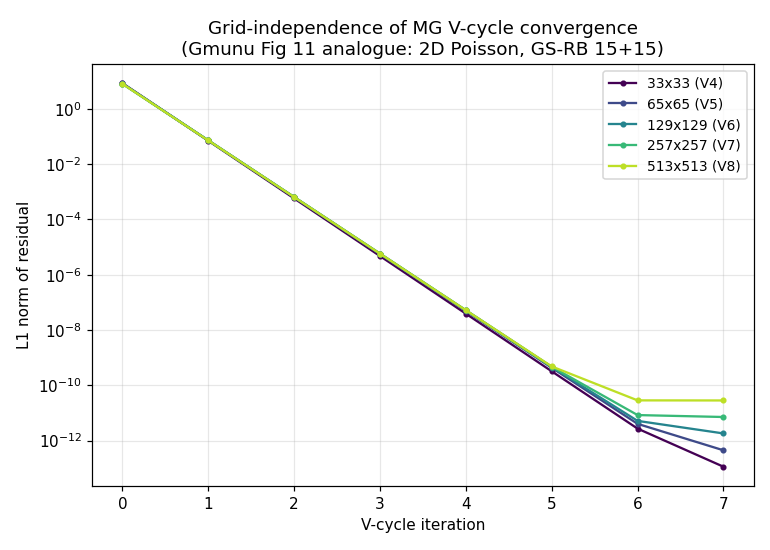

The script that saved this image:
#!/usr/bin/env python3
"""
Grid-independence of multigrid V-cycle convergence — Gmunu (Cheong+Lin+Li 2020) deep dive.

The textbook hallmark of a well-designed multigrid solver (the property that
Gmunu Fig 11 implicitly demonstrates) is that the number of V-cycles required
to reach a given residual tolerance is *independent of the grid size*.  This
is what makes MG an O(N) solver rather than an O(N^alpha) iterative solver.

This script sweeps N in {31, 63, 127, 255, 511} interior points per side (so
grids 33^2 .. 513^2) at the deepest allowed V-cycle depth and measures:

  1. Iterations to reach an L1 residual tolerance (1e-9 relative).
  2. Asymptotic per-cycle convergence factor rho = (r_k / r_0)^(1/k).
  3. Wall time.

If grid-independent convergence is observed, that is quantitatively the
same behavior the Gmunu paper reports (deep V-cycle: tens of iterations,
independent of the 640x64 grid; single-grid GS: O(10^5), scales badly with N).

Same problem as `mg_poisson_spotcheck.py`:  -Delta u = f, u = sin(pi x) sin(pi y).
Same smoother, restriction, prolongation and cycle as `mg_poisson_spotcheck.py`.

Outputs (in this dir):
  mg_grid_independence.csv   iterations & residual per (N, cycle)
  mg_grid_independence.png   log-residual vs cycle, one line per N
  grid_independence_summary.json   final summary table
"""
from __future__ import annotations
import os, sys, csv, json, time
import numpy as np

HERE = os.path.dirname(os.path.abspath(__file__))
sys.path.insert(0, HERE)
from mg_poisson_spotcheck import (
    make_problem, residual, gs_rb_relax,
    restrict_fullweight, prolong_bilinear, solve_direct, vcycle,
)


def deepest_depth(N: int) -> int:
    """Largest V-cycle depth allowed for N interior pts (so N+1 = 2^k)."""
    Nb = N + 1
    k = 0
    while (Nb % 2) == 0 and Nb > 2:
        Nb //= 2
        k += 1
    return k  # e.g. N=127 -> N+1 = 128 = 2^7 -> depth 7


def run_one(N: int, tol_rel: float = 1e-9, max_cycles: int = 60):
    depth = deepest_depth(N)
    u, f, h, u_exact = make_problem(N)
    r0 = residual(u, f, h)
    r_L1_0 = float(np.mean(np.abs(r0[1:-1, 1:-1])))
    tol = tol_rel * r_L1_0
    history = [(0, r_L1_0)]
    t0 = time.time()
    hit_tol_at = None
    for it in range(1, max_cycles + 1):
        vcycle(u, f, h, level=1, max_level=depth)
        r = residual(u, f, h)
        r_L1 = float(np.mean(np.abs(r[1:-1, 1:-1])))
        history.append((it, r_L1))
        if hit_tol_at is None and r_L1 <= tol:
            hit_tol_at = it
        # Stop once we've clearly hit the double-precision noise floor so the
        # asymptotic rate estimate below isn't polluted by round-off plateau.
        if r_L1 < 1e-12 or (hit_tol_at is not None and it >= hit_tol_at + 2):
            break
    dt = time.time() - t0
    err_L1 = float(np.mean(np.abs(u - u_exact)))

    # Asymptotic per-cycle convergence factor: geometric mean of ratios in the
    # "clean" regime after the initial transient and before the round-off noise
    # floor at ~1e-11..1e-13.  Restrict to residuals >= 1e-10 and iteration>=2.
    resids = np.array([h_[1] for h_ in history])
    rho = None
    if len(resids) >= 3:
        clean_mask = (resids > 1e-10)
        clean = resids[clean_mask]
        if len(clean) >= 3:
            tail = clean[-min(4, len(clean)):]
            ratios = tail[1:] / tail[:-1]
            ratios = ratios[(ratios > 0) & (ratios < 1) & np.isfinite(ratios)]
            if len(ratios) > 0:
                rho = float(np.exp(np.mean(np.log(ratios))))
    return {
        "N_interior": N,
        "grid": f"{N+2}x{N+2}",
        "depth": depth,
        "cycles_run": history[-1][0],
        "iters_to_tol": hit_tol_at,
        "tol_rel": tol_rel,
        "r_L1_initial": r_L1_0,
        "r_L1_final": history[-1][1],
        "reduction": history[-1][1] / r_L1_0 if r_L1_0 else None,
        "rho_asymptotic": rho,
        "err_vs_exact_L1": err_L1,
        "wall_seconds": dt,
        "history": history,
    }


def main():
    Ns = [31, 63, 127, 255, 511]
    print(f"# Grid-independence of MG V-cycle convergence")
    print(f"# tol_rel=1e-9, smoother=GS-RB 15+15, restriction=full-weighting, prolongation=bilinear")
    print(f"# Poisson: -Delta u = f, u = sin(pi x) sin(pi y), Dirichlet BC")
    results = []
    for N in Ns:
        r = run_one(N)
        results.append(r)
        print(
            f"N_interior={N:4d} grid={r['grid']:>9s} depth=V{r['depth']:d} "
            f"iters_to_1e-9_rel={str(r['iters_to_tol']):>4s} "
            f"cycles_run={r['cycles_run']:2d} "
            f"final_L1_res={r['r_L1_final']:.2e} "
            f"reduction={r['reduction']:.1e} "
            f"rho={r['rho_asymptotic']:.3f} "
            f"err_vs_exact={r['err_vs_exact_L1']:.2e} "
            f"t={r['wall_seconds']:.2f}s"
        )
    # csv
    csv_path = os.path.join(HERE, "mg_grid_independence.csv")
    with open(csv_path, "w", newline="") as fh:
        w = csv.writer(fh)
        w.writerow(["N_interior", "grid", "depth", "cycle", "L1_residual"])
        for r in results:
            for it, res in r["history"]:
                w.writerow([r["N_interior"], r["grid"], r["depth"], it, res])
    print(f"\nWrote {csv_path}")

    # summary json
    summary = [{k: v for k, v in r.items() if k != "history"} for r in results]
    j_path = os.path.join(HERE, "grid_independence_summary.json")
    with open(j_path, "w") as fh:
        json.dump({"tol_rel": 1e-9, "smoother": "GS-RB nu_pre=nu_post=15",
                   "restriction": "full-weighting", "prolongation": "bilinear",
                   "problem": "-Delta u = 2*pi^2 sin(pi x) sin(pi y), Dirichlet BC",
                   "results": summary}, fh, indent=2)
    print(f"Wrote {j_path}")

    # plot
    try:
        import matplotlib
        matplotlib.use("Agg")
        import matplotlib.pyplot as plt
        fig, ax = plt.subplots(figsize=(7, 5))
        colors = plt.cm.viridis(np.linspace(0, 0.9, len(results)))
        for c, r in zip(colors, results):
            arr = np.array(r["history"])
            ax.semilogy(arr[:, 0], arr[:, 1], "o-", color=c, ms=3,
                        label=f"{r['grid']} (V{r['depth']})")
        ax.set_xlabel("V-cycle iteration")
        ax.set_ylabel("L1 norm of residual")
        ax.set_title("Grid-independence of MG V-cycle convergence\n"
                     "(Gmunu Fig 11 analogue: 2D Poisson, GS-RB 15+15)")
        ax.grid(True, which="both", alpha=0.3)
        ax.legend(loc="upper right", fontsize=9)
        png = os.path.join(HERE, "mg_grid_independence.png")
        fig.tight_layout()
        fig.savefig(png, dpi=110)
        print(f"Wrote {png}")
    except Exception as e:
        print(f"plot skipped: {e}")


if __name__ == "__main__":
    main()
